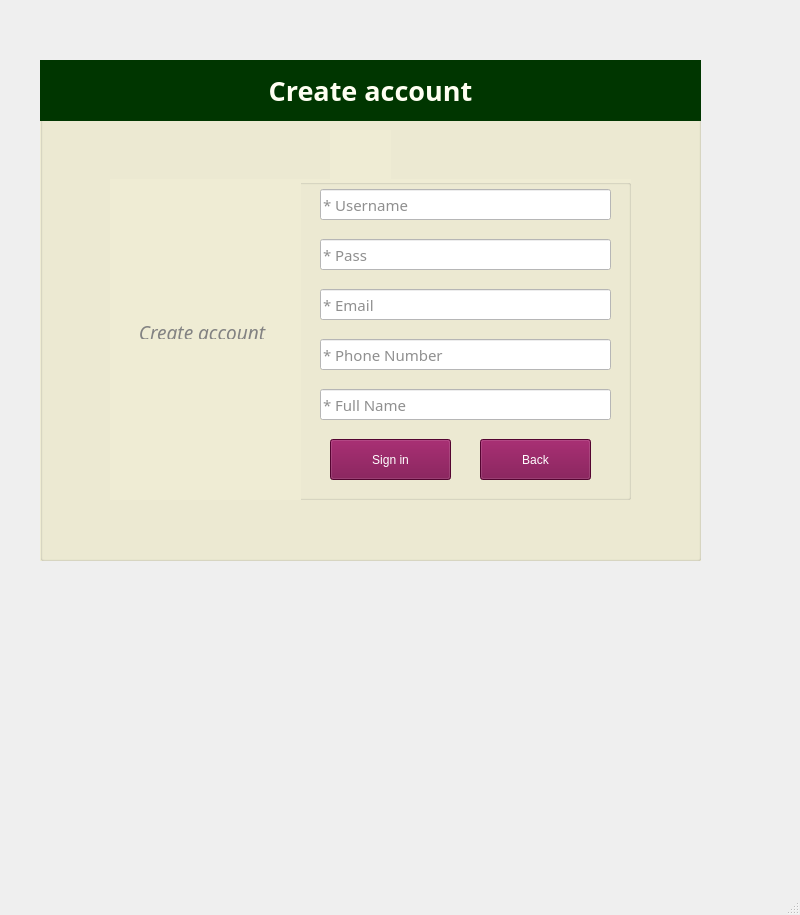
<?xml version="1.0" encoding="UTF-8"?>
<ui version="4.0">
 <class>MainWindow</class>
 <widget class="QMainWindow" name="MainWindow">
  <property name="geometry">
   <rect>
    <x>0</x>
    <y>0</y>
    <width>800</width>
    <height>915</height>
   </rect>
  </property>
  <property name="windowTitle">
   <string>MainWindow</string>
  </property>
  <widget class="QWidget" name="centralwidget">
   <widget class="QGroupBox" name="groupBox">
    <property name="geometry">
     <rect>
      <x>40</x>
      <y>60</y>
      <width>661</width>
      <height>501</height>
     </rect>
    </property>
    <property name="styleSheet">
     <string notr="true">background-color: rgb(239, 236, 212);</string>
    </property>
    <property name="title">
     <string/>
    </property>
    <widget class="QLabel" name="label">
     <property name="geometry">
      <rect>
       <x>0</x>
       <y>0</y>
       <width>661</width>
       <height>61</height>
      </rect>
     </property>
     <property name="font">
      <font>
       <family>Sitka Small Semibold</family>
       <pointsize>24</pointsize>
       <weight>75</weight>
       <bold>true</bold>
      </font>
     </property>
     <property name="styleSheet">
      <string notr="true">background-color: rgb(0, 54, 0);</string>
     </property>
     <property name="text">
      <string>&lt;html&gt;&lt;head/&gt;&lt;body&gt;&lt;p align=&quot;center&quot;&gt;&lt;span style=&quot; font-size:20pt; color:#fffff2;&quot;&gt;Create account&lt;/span&gt;&lt;/p&gt;&lt;/body&gt;&lt;/html&gt;</string>
     </property>
    </widget>
    <widget class="QLabel" name="label_12">
     <property name="geometry">
      <rect>
       <x>290</x>
       <y>70</y>
       <width>61</width>
       <height>61</height>
      </rect>
     </property>
     <property name="styleSheet">
      <string notr="true">color: rgb(255, 255, 255);
background-color: rgb(239, 236, 212);</string>
     </property>
     <property name="text">
      <string/>
     </property>
     <property name="pixmap">
      <pixmap>C:/Users/ADMIN/AppData/Local/Temp/1baae3cc-5385-4d86-bc85-6bef75179ec4_ktlt_final.zip.ec4/ktlt_final/UILogin/lotus_2982182 (1).png</pixmap>
     </property>
     <property name="scaledContents">
      <bool>true</bool>
     </property>
    </widget>
    <widget class="QGroupBox" name="groupBox_2">
     <property name="geometry">
      <rect>
       <x>70</x>
       <y>119</y>
       <width>521</width>
       <height>321</height>
      </rect>
     </property>
     <property name="title">
      <string/>
     </property>
     <widget class="QLineEdit" name="lineEditUsername">
      <property name="geometry">
       <rect>
        <x>210</x>
        <y>10</y>
        <width>291</width>
        <height>31</height>
       </rect>
      </property>
      <property name="font">
       <font>
        <family>Nirmala Text Semilight</family>
        <pointsize>11</pointsize>
       </font>
      </property>
      <property name="styleSheet">
       <string notr="true">color: rgb(143, 143, 143);
background-color: rgb(255, 255, 255);</string>
      </property>
      <property name="text">
       <string>* Username</string>
      </property>
     </widget>
     <widget class="QLineEdit" name="lineEditPass">
      <property name="geometry">
       <rect>
        <x>210</x>
        <y>60</y>
        <width>291</width>
        <height>31</height>
       </rect>
      </property>
      <property name="font">
       <font>
        <family>Nirmala Text Semilight</family>
        <pointsize>11</pointsize>
       </font>
      </property>
      <property name="styleSheet">
       <string notr="true">color: rgb(143, 143, 143);
background-color: rgb(255, 255, 255);</string>
      </property>
      <property name="text">
       <string>* Pass</string>
      </property>
     </widget>
     <widget class="QLineEdit" name="lineEditEmail">
      <property name="geometry">
       <rect>
        <x>210</x>
        <y>110</y>
        <width>291</width>
        <height>31</height>
       </rect>
      </property>
      <property name="font">
       <font>
        <family>Nirmala Text Semilight</family>
        <pointsize>11</pointsize>
       </font>
      </property>
      <property name="styleSheet">
       <string notr="true">color: rgb(143, 143, 143);
background-color: rgb(255, 255, 255);</string>
      </property>
      <property name="text">
       <string>* Email</string>
      </property>
     </widget>
     <widget class="QLineEdit" name="lineEditPhoneNumber">
      <property name="geometry">
       <rect>
        <x>210</x>
        <y>160</y>
        <width>291</width>
        <height>31</height>
       </rect>
      </property>
      <property name="font">
       <font>
        <family>Nirmala Text Semilight</family>
        <pointsize>11</pointsize>
       </font>
      </property>
      <property name="styleSheet">
       <string notr="true">color: rgb(143, 143, 143);
background-color: rgb(255, 255, 255);</string>
      </property>
      <property name="text">
       <string>* Phone Number</string>
      </property>
     </widget>
     <widget class="QLineEdit" name="lineEditYourName">
      <property name="geometry">
       <rect>
        <x>210</x>
        <y>210</y>
        <width>291</width>
        <height>31</height>
       </rect>
      </property>
      <property name="font">
       <font>
        <family>Nirmala Text Semilight</family>
        <pointsize>11</pointsize>
       </font>
      </property>
      <property name="styleSheet">
       <string notr="true">color: rgb(143, 143, 143);
background-color: rgb(255, 255, 255);</string>
      </property>
      <property name="text">
       <string>* Full Name</string>
      </property>
     </widget>
     <widget class="QPushButton" name="pushButtonSignUp">
      <property name="geometry">
       <rect>
        <x>220</x>
        <y>260</y>
        <width>121</width>
        <height>41</height>
       </rect>
      </property>
      <property name="styleSheet">
       <string notr="true">background-color: rgb(117, 5, 68);
font: 63 13pt &quot;Sitka Small Semibold&quot;;
color: rgb(255, 255, 255);
</string>
      </property>
      <property name="text">
       <string>Sign in</string>
      </property>
     </widget>
     <widget class="QPushButton" name="pushButtonBack">
      <property name="geometry">
       <rect>
        <x>370</x>
        <y>260</y>
        <width>111</width>
        <height>41</height>
       </rect>
      </property>
      <property name="styleSheet">
       <string notr="true">background-color: rgb(117, 5, 68);
font: 63 13pt &quot;Sitka Small Semibold&quot;;
color: rgb(255, 255, 255);
</string>
      </property>
      <property name="text">
       <string>Back</string>
      </property>
     </widget>
     <widget class="QLabel" name="label_2">
      <property name="geometry">
       <rect>
        <x>0</x>
        <y>0</y>
        <width>191</width>
        <height>321</height>
       </rect>
      </property>
      <property name="text">
       <string/>
      </property>
      <property name="pixmap">
       <pixmap>C:\Users\nguye\PycharmProjects\ktlt_final\images\CHAY_Menu-Alacarte_T5.2024-2.jpg</pixmap>
      </property>
      <property name="scaledContents">
       <bool>true</bool>
      </property>
     </widget>
     <widget class="QLabel" name="label_3">
      <property name="geometry">
       <rect>
        <x>4</x>
        <y>140</y>
        <width>181</width>
        <height>20</height>
       </rect>
      </property>
      <property name="font">
       <font>
        <family>Sylfaen</family>
       </font>
      </property>
      <property name="text">
       <string>&lt;html&gt;&lt;head/&gt;&lt;body&gt;&lt;p align=&quot;center&quot;&gt;&lt;span style=&quot; font-size:14pt; font-style:italic; color:#828282;&quot;&gt;Create account &lt;/span&gt;&lt;/p&gt;&lt;/body&gt;&lt;/html&gt;</string>
      </property>
     </widget>
    </widget>
   </widget>
  </widget>
  <widget class="QMenuBar" name="menubar">
   <property name="geometry">
    <rect>
     <x>0</x>
     <y>0</y>
     <width>800</width>
     <height>18</height>
    </rect>
   </property>
  </widget>
  <widget class="QStatusBar" name="statusbar"/>
 </widget>
 <resources/>
 <connections/>
</ui>
